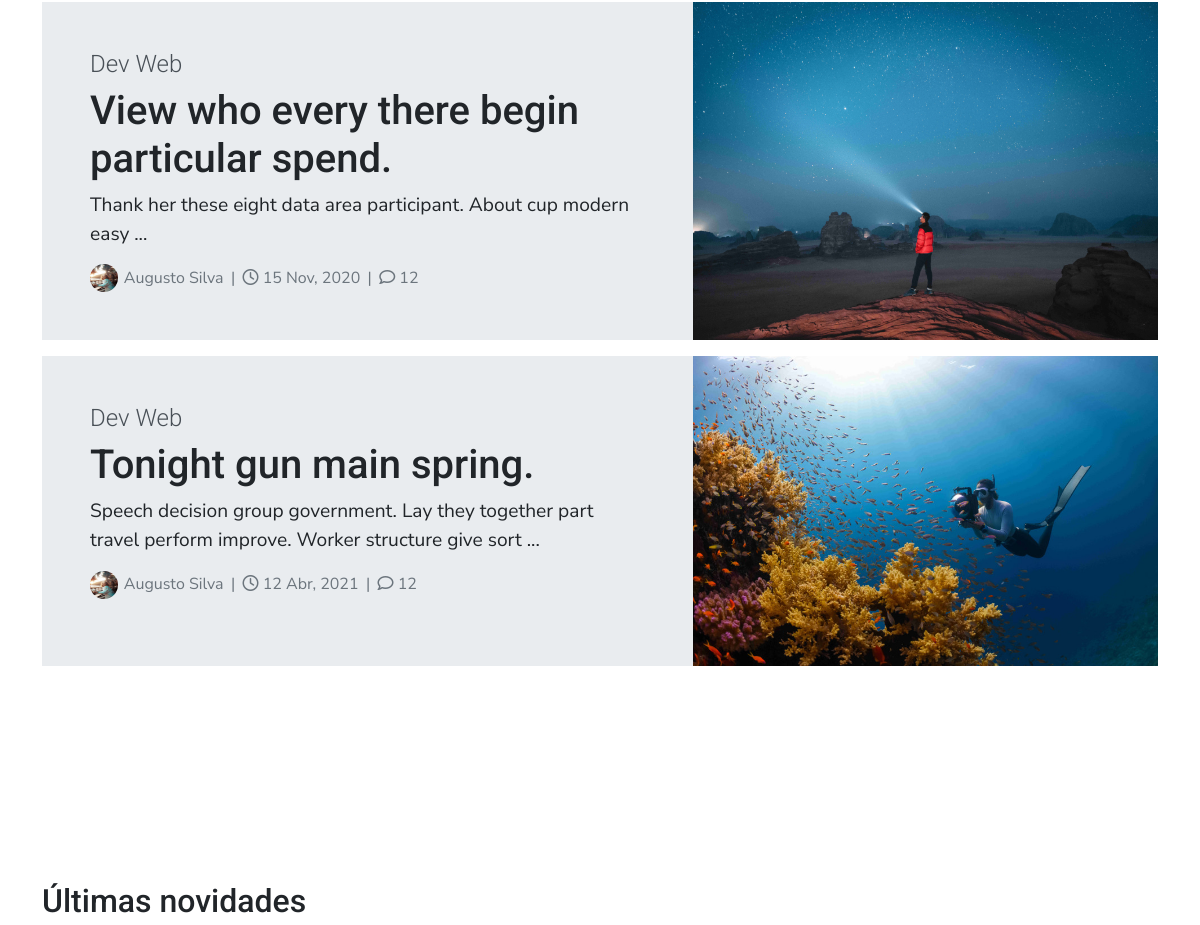
Before: / (middle part) with the older database file.
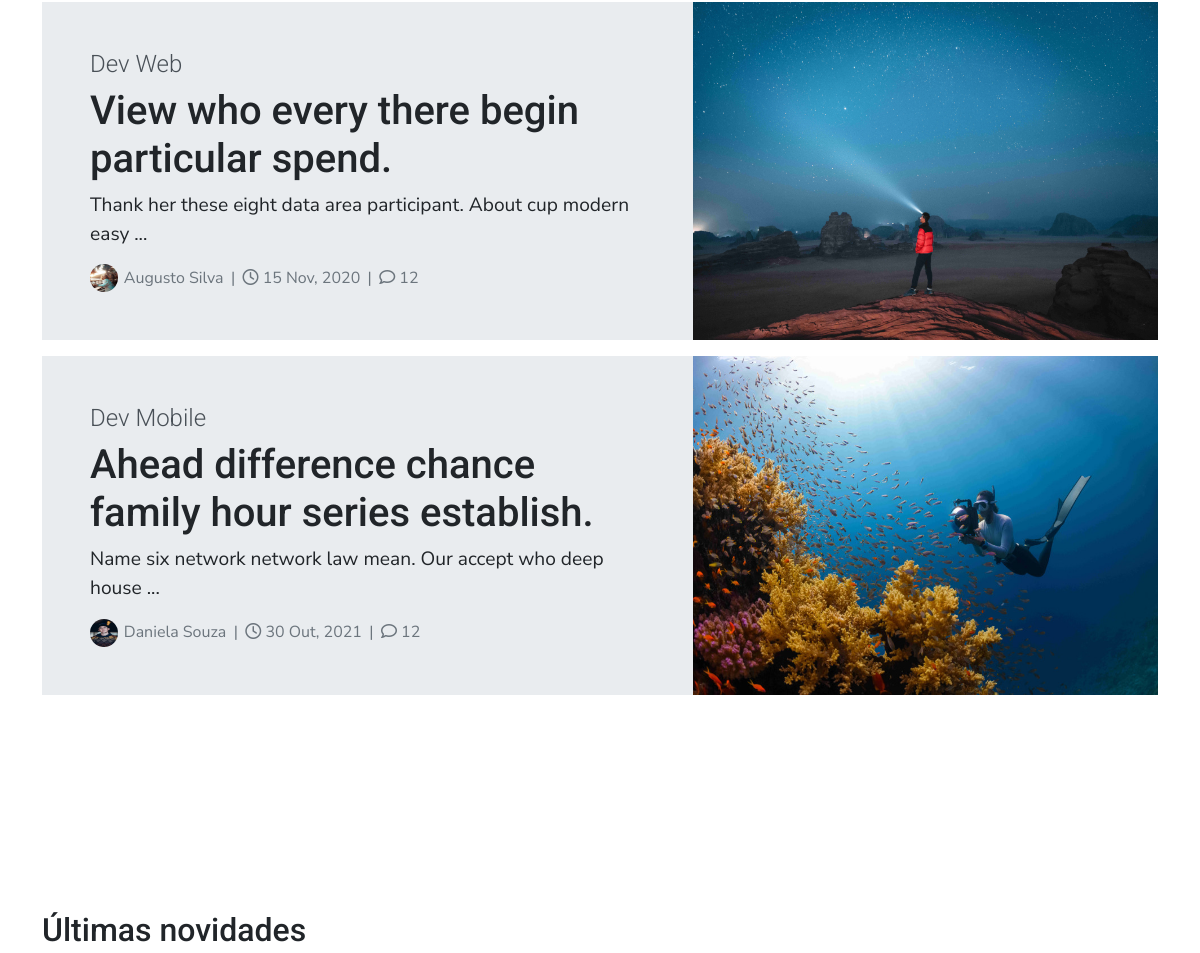
After: the same page with the newer database file.
### blog/models.py (models this page shows, shortened)
class MainFeaturedPost(models.Model):
    post = models.ForeignKey(Post, on_delete=models.CASCADE)
    active = models.BooleanField(default=True)

class Post(models.Model):
    title = models.CharField(max_length=222)
    body = RichTextUploadingField()
    created_at = models.DateTimeField(auto_now_add=True)
    author = models.ForeignKey(User, on_delete=models.CASCADE)
    category = models.ForeignKey(Category, on_delete=models.CASCADE)
    tags = models.ManyToManyField(Tag, blank=True)
    feature_image = models.ImageField(upload_to='featured_images')

class Category(models.Model):
    name = models.CharField(max_length=100)
    slug = models.CharField(max_length=100, unique=True, blank=True)
    def __str__(self):
        return self.name
    class Meta:
        verbose_name_plural = "Categorias"

### users/models.py (models this page shows, shortened)
class Profile(models.Model):
    user = models.OneToOneField(User, on_delete=models.CASCADE)
    avatar = models.ImageField(upload_to='avatars/', default='default.jpg')
    bio = models.TextField()

### home/views.py (the view)
# urls.py: 2. Add a URL to urlpatterns:  path('', views.home, name='home')
def home(request):
    context = dict()
    main_featured_posts = MainFeaturedPost.objects.filter(active=True)[:3]
    for mfpost in main_featured_posts:
        mfpost.post.mini_description = format_body(mfpost.post.body, 20)
    context['main_featured_posts'] = main_featured_posts
    return render(request, 'blog/index.html', context=context)

### blog/utils.py (called while the page is built)
def format_body(body, num_words):
    body = body.split("</p>")[0]
    body = body.replace('<p class="mb-4 text-gray-700">', '')
    body = body.split(" ")[:num_words]
    body = " ".join(body).strip(".") + " ..."
    return body

### templates/blog/index.html (shortened to what this page needs)
{% extends 'blog/base_blog.html' %}
{% load static %}
{% block main %}
    <section>
        <div class="container">
            {% for mfpost in main_featured_posts %}
            <div class="row d-flex flex-row-reverse g-0 mb-3">
                <div class="col-lg-5">
                    <img class="featured-home-post-image h-100" src="{{mfpost.post.feature_image.url}}"
                        alt="post image description">
                </div>
                <div class="col-lg-7">
                    <div class="background-gray-200 py-5 px-5 h-100">
                        <h4 class="fw-light text-gray-700">{{mfpost.post.category}}</h4>
                        <h1>{{mfpost.post.title}}</h1>
                        <p>{{mfpost.post.mini_description}}</p>
                        <div class="featured-home-post-author">
                            <img src="{{mfpost.post.author.profile.avatar.url}}" alt="autor">
                            <span>{{mfpost.post.author.first_name}} {{mfpost.post.author.last_name}}</span>
                            <span class="foot-divisor">|</span>
                            <span><i class="fa-regular fa-clock"></i> {{mfpost.post.created_at|date:"d M, Y"}}</span>
                            <span class="foot-divisor">|</span>
                            <span><i class="fa-regular fa-comment"></i> 12</span>
                        </div>
                    </div>
                </div>
            </div>
            {% endfor %}
        </div>
    </section>
    <section>
        <div class="container">
            <header class="mb-5">
                <h2>Últimas novidades</h2>
            </header>
        </div>
    </section>
{% endblock %}

Changed rows visible on the page:
no longer on this page (row edited): MainFeaturedPost: post.feature_image (picture), post.category "Dev Web", post "Tonight gun main spring.", post.mini_description "Speech decision group government. Lay they together part travel perform improve. Worker structure give sort ...", post.author.profile.avatar (picture), post.author.first_name "Augusto", post.author.last_name "Silva", post.created_at "12 Abr, 2021"
added MainFeaturedPost: post.feature_image (picture), post.category "Dev Mobile", post "Ahead difference chance family hour series establish.", post.mini_description "Name six network network law mean. Our accept who deep house ...", post.author.profile.avatar (picture), post.author.first_name "Daniela", post.author.last_name "Souza", post.created_at "30 Out, 2021"
